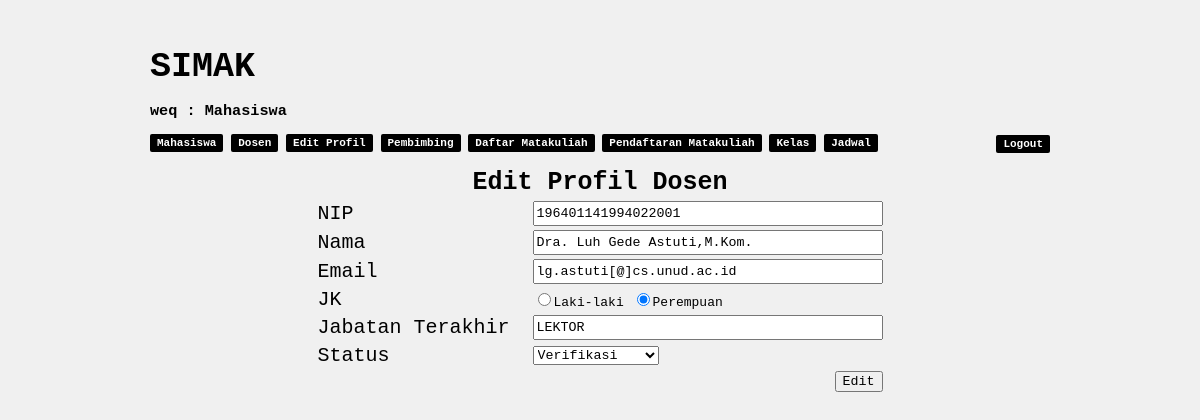
The page /editdose.php?kode=196401141994022001 (signed in) on the database its author committed.
### tables this page shows
CREATE TABLE `user` (
  `KodeUser` varchar(20) NOT NULL,
  `Username` varchar(15) NOT NULL,
  `Pwd` varchar(20) NOT NULL,
  `Nama` varchar(100) NOT NULL,
  `Otoritas` enum('Dosen','Mahasiswa','Staff') NOT NULL,
  `Status` enum('Verifikasi','Meninggal','Putus Kontrak','Belum Bayar','Mutasi') NOT NULL
);

CREATE TABLE `dosen` (
  `nip` varchar(30) NOT NULL,
  `nama` varchar(100) DEFAULT NULL,
  `email` varchar(50) DEFAULT NULL,
  `jk` enum('P','L') DEFAULT NULL,
  `jabatan_terakhir` varchar(20) DEFAULT NULL,
  `Status` enum('Verifikasi','Mutasi','Meninggal','Putus Kontrak') NOT NULL
);

### editdose.php (the view, shortened to what this page needs)
<html>
    <head>
        <link type="text/css" rel="stylesheet" href="css/style.css">
    </head>
    <body>
        <div class="container">
            <h2>SIMAK</h2>
            <?php
                include "koneksi.php";
                $User=$_SESSION['Username'];
                $kode=mysqli_query($koneksi,"select * from user where Username = '$User'");
                $data=mysqli_fetch_array($kode);
                $otoritas = $data['Otoritas'];
            ?>
            <h3 style="color: black">
              <?php echo $data['Nama']; ?> : <?php echo $data['Otoritas']; ?>
            </h3>
            <?php
              if ($otoritas == "Mahasiswa") {
                ?>
                  <a href='mahasiswa.php'>Mahasiswa</a>
                  <a href='dosen.php'>Dosen</a>
                  <a href='edit.php'>Edit Profil</a>
                  <a href='pembimbing.php'>Pembimbing</a>
                  <a href='dm.php'>Daftar Matakuliah</a>
                  <a href="pm.php">Pendaftaran Matakuliah</a>
                  <a href="kelas.php">Kelas</a>
                  <a href="jadwal.php">Jadwal</a>
                  <a href="logout.php" style="float: right;">Logout</a>
                <?php
              }
            ?>
                    <?php
                        include "koneksi.php";
                        $kode12 = $_GET['kode'];
                        $query_mysqli = mysqli_query($koneksi, "SELECT * FROM dosen WHERE nip = $kode12")or die(mysql_error());
                        while($data1 = mysqli_fetch_array($query_mysqli)){
                     ?>
                    <form name="edit" action="statusdos.php" method="POST">
                    <table style="margin-top: 15px" align="center">
                        <tr>
                            <th align="center" colspan="2" style="font-size: 25px">Edit Profil Dosen</th>
                        </tr>
                        <tr>
                            <td style="font-size: 20px; padding-right: 20px">NIP</td>
                            <td><input type="text" name="NIP" readonly style="width: 350px; height: 25px" value="<?php echo $data1['nip'] ?>"></td>
                        </tr>
                        <tr>
                            <td style="font-size: 20px; padding-right: 20px">Nama</td>
                            <td><input type="text" name="nama" style="width: 350px; height: 25px" value="<?php echo $data1['nama'] ?>"></td>
                        </tr>
                        <tr>
                            <td style="font-size: 20px; padding-right: 20px">Email</td>
                            <td><input type="text" name="email" style="width: 350px; height: 25px" value="<?php echo $data1['email'] ?>"></td>
                        </tr>
                        <tr>
                            <td style="font-size: 20px; padding-right: 20px">JK</td>
                            <td>
                                <?php
                                include "koneksi.php";
                                $query_mysqli1 = mysqli_query($koneksi, "SELECT * FROM dosen WHERE nip = $kode12")or die(mysql_error());
                                $data2 = mysqli_fetch_array($query_mysqli1);
                                if ($data2['jk'] == "L") {
                                    ?>
                                        <input type='radio' name='jk' value='L' checked='checked'>Laki-laki
                                        <input type="radio" name="jk" value="P">Perempuan
                                    <?php
                                }else if ($data2['jk'] == "P") {
                                    ?>
                                        <input type='radio' name='jk' value='L'>Laki-laki
                                        <input type="radio" name="jk" value="P" checked='checked'>Perempuan
                                    <?php
                                }
                                ?>
                            </td>
                        </tr>
                        <tr>
                            <td style="font-size: 20px; padding-right: 20px">Jabatan Terakhir</td>
                            <td><input type="text" name="jabatan" style="width: 350px; height: 25px" value="<?php echo $data1['jabatan_terakhir'] ?>"></td>
                        </tr>
                        <tr>
                            <td style="font-size: 20px; padding-right: 20px">Status</td>
                            <td><select name="Status">
                                  <option value="Verifikasi">Verifikasi</option>
                                </select></td>
                        </tr>
                        <tr>
                            <td></td>
                            <td align="right"><input type="submit" name="edit" value="Edit"></td>
                        </tr>
                    <?php } ?>
                    </table>
        </form>
        </div>
    </body>
</html>

### css/style.css (style rules this page uses)
* { font-family: monospace; }
body { background-color:#f0f0f0; }
.container { height: auto; padding: 10px; width: 900px; color: #fff; margin: auto; }
h2 { font-size: 35px; font-weight: bold; margin-bottom: 5px; color: black; }
a { text-decoration: none; color: white; background-color: #000000; padding: 3px; border-radius: 2px; font-size: 11px; font-weight: bold; padding: 3px 7px 3px 7px; }

### rows shown on the page
user: Nama "weq", Otoritas "Mahasiswa"
dosen: NIP "196401141994022001", nama "Dra. Luh Gede Astuti,M.Kom.", email "lg.astuti[@]cs.unud.ac.id", jabatan "LEKTOR"
